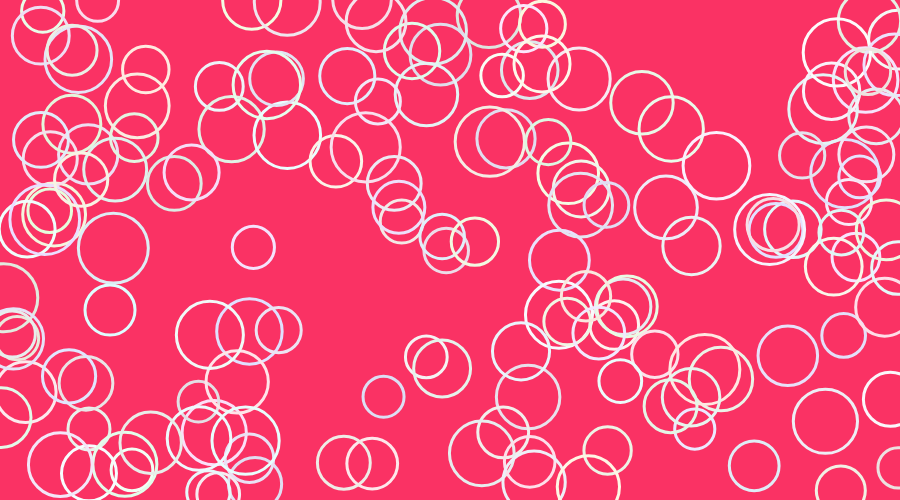
Frame 1 (no input)
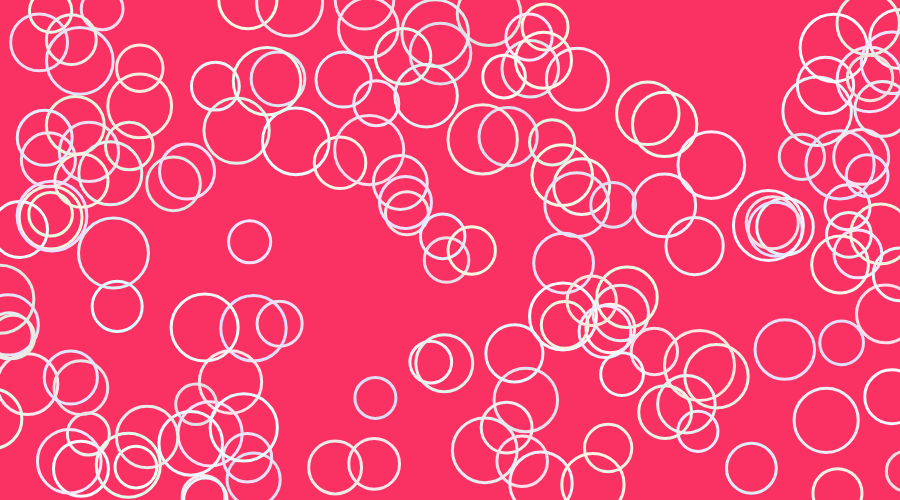
Frame 60 (no input)
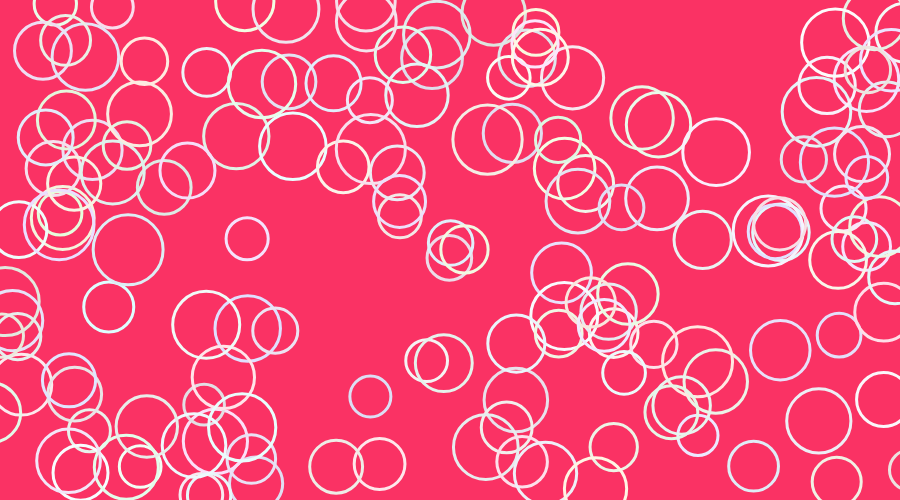
Frame 120 (the mouse pressed at the canvas centre since frame 60)

The p5.js sketch that drew these frames (run headless with seeded random() and noise() and a simulated clock; from frame 60 on, the mouse is pressed at the canvas centre):

// p5.js sketch
// ── sketch.js
var bubbles = [];

function setup() {
  createCanvas(900,500);
	for (var i = 0; i < 150; i++){
		bubbles[i] = new Bubble(random(width),random(height), random(40,70), color(random(220,255),random(220,255),random(220,255)));
	}
}

function draw() {
  background(250,50,100);

	for (var i = 0; i < bubbles.length; i++){
		bubbles[i].move();
		bubbles[i].show();
	}
}

function mouseDragged(){
  // Förum í gegnum bubbles afturábak.
  for (var i = bubbles.length-1; i >= 0; i = i-1){
    // Eyðum kúlu ef smellt er á hana.
    if(fjarl(bubbles[i].x,bubbles[i].y,mouseX,mouseY) < 0.5*bubbles[i].size){
			var ang = random(2*PI);
			bubbles.push(new Bubble(bubbles[i].x +  cos(ang)*0.25*bubbles[i].size,bubbles[i].y + sin(ang)*0.25*bubbles[i].size, 0.5*bubbles[i].size,bubbles[i].litur))
			bubbles.push(new Bubble(bubbles[i].x +  cos(ang+PI)*0.25*bubbles[i].size,bubbles[i].y +  sin(ang*PI)*0.25*bubbles[i].size, 0.5*bubbles[i].size,bubbles[i].litur))
		  bubbles.splice(i,1);
	  }
  }
}

// Skilar fjarlægðinni á milli punktanna
// (x1,y1) og (x2,y2).
function fjarl(x1,y1,x2,y2){
  var dist = sqrt((x1 - x2)*(x1 - x2) + (y1 - y2)*(y1 - y2));
  return dist;
}

// Býr til sápukúlu, sem flýtur stjórnlaust um skjáinn.
class Bubble{
  // Smíðar nýja sápukúlu og gefur henni allar þarfar breytur
  constructor(x , y, size,litur) {
    this.x = x;
    this.y = y;
		this.size = size;
		this.litur = litur;
  }
	// Hreyfir sápukúluna til
  move() {
    this.x = this.x + random(-1,1);
    this.y = this.y + random(-1,1);
  }
	// Teiknar sápukúluna
  show() {
    stroke(this.litur);
    strokeWeight(3);
    noFill();
    ellipse(this.x,this.y,this.size,this.size);
  }
}
